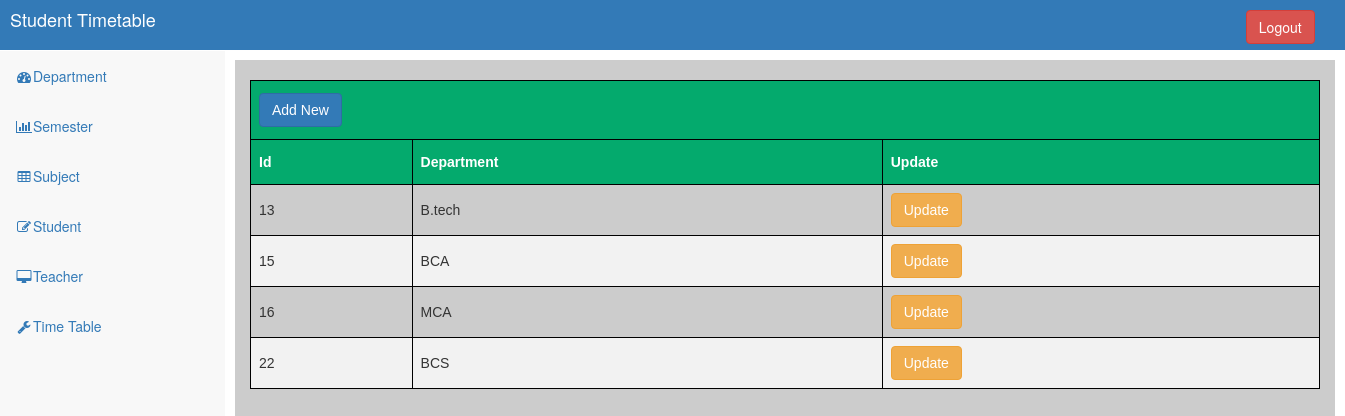
Screenshot of /admindashboard.php?info=course with the database file from the repository.
### tables this page shows
CREATE TABLE `department` (
  `department_id` int(11) NOT NULL,
  `department_name` varchar(50) NOT NULL
);

### course.php (the view, shortened to what this page needs)
<?php
echo '<br>';
echo "<table id='customers'>";
echo "<tr class='danger'><th colspan='4'><a href='admindashboard.php?info=add_course' class='btn btn-primary'>Add New</a></th></tr>";
echo "<Tr><th>Id</th><th>Department</th><th>Update</th></tr>";
	$que=mysqli_query($con,"select *  from department");
	while($res=mysqli_fetch_array($que))
	{
	echo "<Tr>";
	echo "<td>".$res['department_id']."</td>" ;
	echo "<td>".$res['department_name']."</td>" ;
	echo "<td><a href='admindashboard.php?info=updatecourse&department_id=$res[department_id]' class='btn btn-warning'>Update</a></td>";
	?>
	<?php
	echo "</tr>";
	}
echo "</table>";
?>

### sb-admin.css (style rules this page uses)
body { margin-top: 100px; }
@media (min-width:768px) { body { margin-top: 50px; } }

### course.php (style rules this page uses)
#customers { font-family: Arial, Helvetica, sans-serif; border-collapse: collapse; width: 100%; }
#customers td, #customers th { border: 1px solid black; padding: 8px; }
#customers tr:nth-child(even) { background-color: #f2f2f2; }
#customers th { padding-top: 12px; padding-bottom: 12px; text-align: left; background-color: #04AA6D; color: white; }

### rows the page displays
department: department_id "13", department_name "B.tech"
department: department_id "15", department_name "BCA"
department: department_id "16", department_name "MCA"
department: department_id "22", department_name "BCS"
